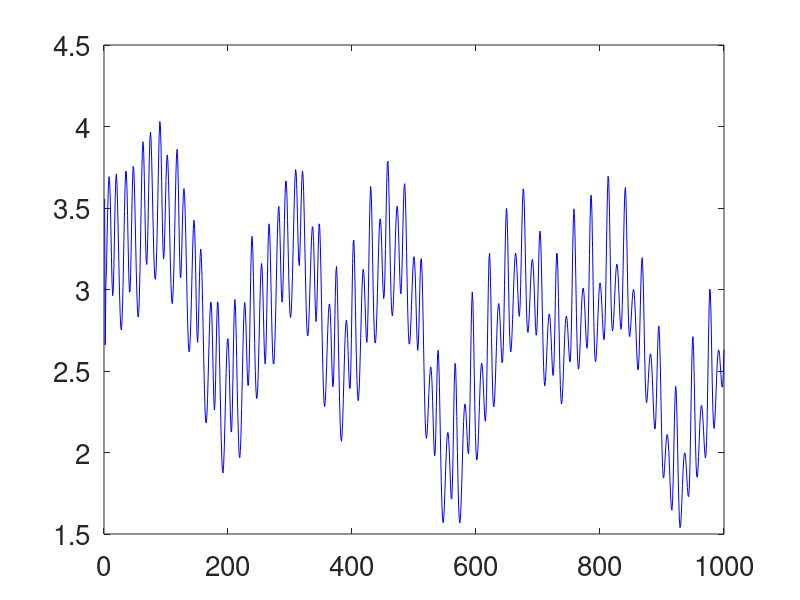

Recreate this plot in MATLAB. (Note: this script raises an error after producing the figure.)
% Test Example
%
% Example 7 page 25 - Length of the day dataset
%
%  Ref: A. Cicone, J. Liu, H. Zhou. 'Adaptive Local Iterative Filtering for 
%  Signal Decomposition and Instantaneous Frequency analysis'. Applied and 
%  Computational Harmonic Analysis, Volume 41, Issue 2, September 2016, 
%  Pages 384-411. doi:10.1016/j.acha.2016.03.001
%  ArXiv http://arxiv.org/abs/1411.6051
%
%  A. Cicone. 'Nonstationary signal decomposition for dummies'. 
%  To appear in the book Advances in Mechanics and Mathematics.
%  ArXiv https://arxiv.org/abs/1710.04844
%
%  A. Cicone, H. Zhou. 'Iterative Filtering algorithm numerical analysis 
%  with new efficient implementations based on FFT'
%  ArXiv http://arxiv.org/abs/1802.01359
%
% dataset obtained from http://hpiers.obspm.fr/eoppc/eop/eopc04/eopc04.62-now

load LengthOftheDay_LOD_ALIF_paper

figure
plot(x,'b')
set(gca,'fontsize', 20);

%%

opts=Settings_IF_v1('IF.delta',10^-2,'IF.Xi',3);

tic
[IMF_1,logM] = IF_v8_3(x,opts);
toc

plot_imf_v8(IMF_1)


%%

opts=Settings_IF('IF.delta',10^-2,'IF.NIMFs',100,'plots',0,'IF.Xi',3,'IF.extensionType','c','IF.alpha','ave');

tic
[IMF_2,logM] = IF_v6_2(x,opts);
toc

plot_imf_v8(IMF_2)



  